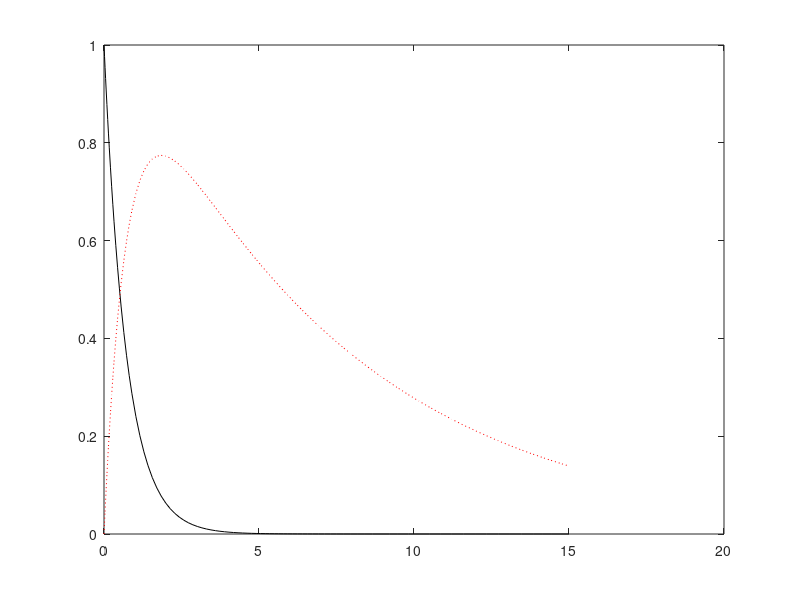

Write MATLAB code to recreate this figure.
function c_cm_coldpills1
global k1 k2; 
k1=1.386; k2=0.1386;    
tend=15; %end time in hours
x0=1; y0=0; u0 = [x0; y0]; 
[tsol, usol] = ode45(@rhs, [0, tend], u0);
xsol = usol(:,1);
ysol = usol(:,2);
plot(tsol, xsol,'k'); hold on
plot(tsol, ysol,'r:'); hold off

function udot = rhs(t, u) 
global k1 k2 
x = u(1); y=u(2); 
xdot = -k1*x;
ydot = k1*x - k2*y;
udot = [xdot; ydot];
